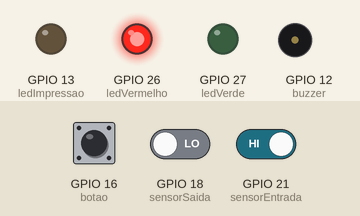
Recording of a program running on a simulated ESP32. Parts: output pins drawn as LEDs (lit = HIGH), buzzer (waves = sounding, pin HIGH). The test bench sets the inputs (shaded band); at power-on: GPIO 16 (botao) LOW, GPIO 21 (sensorEntrada) HIGH, GPIO 18 (sensorSaida) LOW. WiFi joins after 1.5 s; servers stay silent unless stated; network time is answered at once with the bench clock; the local clock reads 2024-03-15 10:24:30 at power-on unless the program sets it; EEPROM starts erased; what the program prints to the serial monitor is not drawn.

Above: at 2.7 s.
2.8 s: GPIO 16 (botao) pulled HIGH for 0.15 s
At 3.3 s:
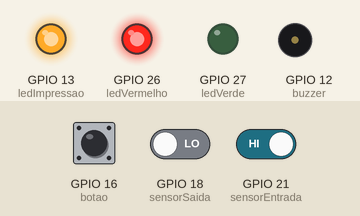
5.9 s: GPIO 21 (sensorEntrada) driven LOW
At 5.9 s:
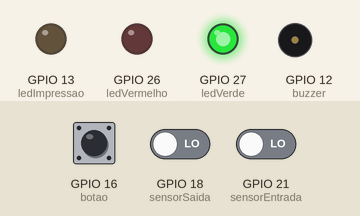
8.9 s: GPIO 18 (sensorSaida) driven HIGH
At 11.7 s:
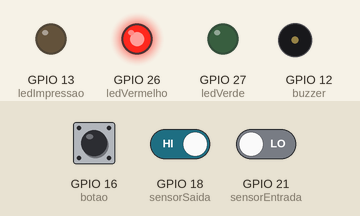
11.9 s: GPIO 16 (botao) pulled HIGH for 1 s
Timing chart, 0 to 14.9 s (numbered marks = the images above; inputs shaded):
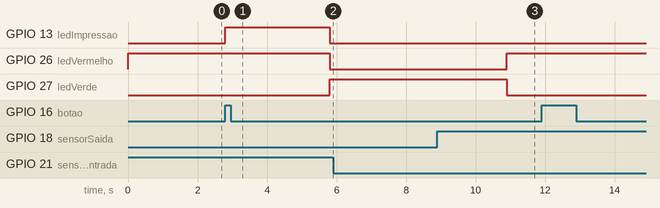

The program:

main.cpp
```cpp
/*
    - Programação de um sistema de controle de cancela para estacionamento.

    - Matéria: ECAE00 - INTRODUÇÃO À ENGENHARIA E AO MÉTODO CIENTÍFICO
    - Professor: JEREMIAS BARBOSA MACHADO & LUIZ LENARTH GABRIEL VERMAAS
    - Alunos:
        - Victor Augusto - 2025016677
        - Marco Antônio C Vilela - 2025005299
        - Breno Alves - 2025013746
        - Gustavo Fernandes Gonçalves de Lima - 2025002985
        - Arthur Moraes Marques dos Santos - 2025001389

    Funcionalidades básicas solicitadas:
        - O sistema deve controlar a abertura e fechamento de uma cancela de estacionamento.
        - Deve imprimir um ticket genérico (via monitor serial) quando o botão for pressionado por um motorista na entrada.
        - A impressão do ticket é simulada por um período de 3 segundos.
        - Utiliza um LED verde para indicar 'cancela aberta' e um LED vermelho para 'cancela fechada'.
        - Comunica-se com o operador via monitor serial, informando o status do sistema.

    Mecanismo de segurança adicional:
        - Timeout de 30 segundos: Se um veículo demorar demais para passar pelos sensores (seja na entrada ou na saída), a operação é cancelada e a cancela se fecha para evitar que fique aberta indefinidamente.
        - Sistema Anti-Fraude: O sistema detecta se um segundo veículo tenta aproveitar a cancela aberta do primeiro e a fecha imediatamente para impedir a passagem não autorizada.

    Demais funcionalidades adicionadas:
        - Ticket Detalhado com Numeração: O ticket gerado inclui informações extras como data, hora e um número sequencial único para cada veículo.
        - Contador com Reset Automático: A numeração dos veículos é controlada por um contador interno que é zerado automaticamente a cada 24 horas, permitindo um controle diário.
        - Feedback Detalhado de Status: Fornece mensagens específicas no monitor serial para diversas situações, como 'carro aguardando botão', 'botão pressionado sem carro' e 'sistema ocioso'.
        - Indicador Visual de Impressão: Um LED dedicado (ledImpressao) acende durante a simulação da impressão do ticket, fornecendo um feedback visual da operação.

    Hardware utilizado:
        - ESP32 - 1
        - Botão - 2
        - chave - 1
        - LEDs - 3 (verde, vermelho e amarelo)
        - Buzzer - 1
        - Fios de conexão
        - resistores
            - 300 ohms - 3
            - 10k ohms - 3

    Links:
        - Wokwi Projeto: https://wokwi.com/projects/433713998863293441
        - GitHub: https://github.com/Victor-Augusto-2025016677/ESP32_projects.git
*/

#include <Arduino.h> // Somente necessário para o platformio, caso contrario, não é necessário, pois o Arduino IDE já inclui essa biblioteca por padrão.
#include <NTPClient.h> // Cliente NTP para sincronização de tempo
#include <WiFi.h> // Biblioteca para conexão Wi-Fi
#include <WiFiUdp.h> // Biblioteca para comunicação UDP, necessária para o NTPClient
#include <time.h> // Biblioteca para manipulação de tempo
#include <EEPROM.h> // Biblioteca para manipulação da memória EEPROM

#define EEPROM_SIZE 4     // Espaço necessário para um int (4 bytes)
#define ADDR_CONTADOR 0   // Endereço onde o contador será salvo

// Definição das credenciais de Wi-Fi
const char *ssid     = "Wifi2"; // Nome da rede Wi-Fi (SSID)
const char *password = "01010101"; // Senha da rede Wi-Fi

/*
    Para que a ESP32 conecte-se a esta rede Wi-Fi, crie um hotspot com as seguintes configurações:
        - Nome da rede: Wifi2
        - Senha: 01010101
        - Tipo de segurança: WPA2-PSK
        - Banda: 2.4GHz
*/

// Inicialização do cliente NTP para obter data/hora atual
WiFiUDP ntpUDP; // Cria uma instância UDP para o NTP
NTPClient timeClient(ntpUDP, "pool.ntp.org", -3 * 3600); // Cliente NTP configurado para UTC-3 (Brasília)

// Variáveis para armazenar data e hora atuais
String dataAtual; // Armazena a data no formato DD/MM/AAAA
String horaAtual; // Armazena a hora no formato HH:MM:SS

//controle de reset diário
String ultimaDataReset = ""; // Armazena a data do último reset do contador

// Definição dos pinos utilizados
const byte botao = 16; // Pino do botão de impressão do ticket
const byte sensorEntrada = 21; // Pino do sensor de presença na entrada
const byte sensorSaida = 18; // Pino do sensor de presença na saída
const byte ledVerde = 27; // Pino do LED verde (cancela aberta)
const byte ledVermelho = 26; // Pino do LED vermelho (cancela fechada)
const byte ledImpressao = 13; // Pino do LED de indicação de impressão
const byte buzzer = 12; // Pino do buzzer para avisos sonoros

// Variáveis para controle de tempo de espera e timeout
unsigned long tempoEspera = 0; // Controle de intervalo para mensagens de status gerais
unsigned long tempoEspera1 = 0; // Controle de intervalo para mensagens de status na entrada
unsigned long tempoEspera2 = 0; // Controle de intervalo para mensagens de status na saída
unsigned long tempoEspera3 = 0; // Controle de intervalo para mensagens de status: carro aguardando botão
unsigned long tempoEspera4 = 0; // Controle de intervalo para mensagens de status: sistema ocioso
bool timeout1 = false;          // Indica se houve timeout na entrada
bool timeout2 = false;          // Indica se houve timeout na saída
bool exec1 = false; // Variável para controle de execução do reset diário

// Constantes de tempo (em milissegundos)
const unsigned long TIMEOUT_ENTRADA = 30000; // Timeout da entrada (30 segundos)
const unsigned long TIMEOUT_SAIDA = 30000; // Timeout da saída (30 segundos)
const unsigned long DELAY_IMPRESSAO = 1500;   // Duração da impressão do ticket (1,5s, usada 2x = 3s)
const unsigned long DELAY_FECHAMENTO = 2000;  // Tempo de espera antes de fechar a cancela (2s)
const unsigned long DELAY_CANCELA = 500;   // Tempo de abertura/fechamento da cancela (0,5s)
const unsigned long INTERVALO_MSG = 2000;  // Intervalo entre mensagens de status (2s)

// Parâmetros do buzzer
const int SEGUNDOS_AVISO_BUZZER = 5;         // Quantidade de avisos sonoros antes de fechar a cancela
const unsigned long delaybuzzer = 500;       // Duração de cada aviso sonoro (0,5s)

// Variáveis do contador de carros e controle de reset diário
unsigned int NumeroCarros = 0;               // Contador de carros que entraram no estacionamento

bool cancelaAberta = false;                  // Indica o estado atual da cancela

// ==================== FUNÇÕES AUXILIARES ====================

// Atualiza as variáveis dataAtual e horaAtual com base no NTP
void atualizarDataHora() {
    if (WiFi.status() == WL_CONNECTED) { // Verifica se o Wi-Fi está conectado
        timeClient.update(); // Sincroniza o cliente NTP com o servidor
        time_t rawTime = timeClient.getEpochTime(); // Obtém o tempo em formato Epoch (segundos desde 1970)
        struct tm *timeInfo = localtime(&rawTime); // Converte o tempo Epoch para uma estrutura de tempo local

        char dataBuffer[11]; // Buffer para armazenar a string da data
        char horaBuffer[9];  // Buffer para armazenar a string da hora
        strftime(dataBuffer, sizeof(dataBuffer), "%d/%m/%Y", timeInfo); // Formata a data para o padrão DD/MM/AAAA
        strftime(horaBuffer, sizeof(horaBuffer), "%H:%M:%S", timeInfo); // Formata a hora para o padrão HH:MM:SS

        dataAtual = String(dataBuffer); // Converte o buffer de data para String
        horaAtual = String(horaBuffer); // Converte o buffer de hora para String

        if (exec1 == false) { // Executa apenas uma vez no início para definir a data de referência
            ultimaDataReset = dataAtual; // Define a data do último reset como a data atual
            exec1 = true; // Impede que este bloco seja executado novamente
        }
    } else { // Caso não haja conexão Wi-Fi
        // Usa a data e hora de compilação como fallback
        struct tm timeInfo = {0}; // Inicializa a estrutura de tempo
        strptime(__DATE__ " " __TIME__, "%b %d %Y %H:%M:%S", &timeInfo); // Converte a data/hora de compilação

        char dataBuffer[11]; // Buffer para armazenar a string da data
        char horaBuffer[9]; // Buffer para armazenar a string da hora
        strftime(dataBuffer, sizeof(dataBuffer), "%d/%m/%Y", &timeInfo); // Formata a data
        strftime(horaBuffer, sizeof(horaBuffer), "%H:%M:%S", &timeInfo); // Formata a hora

        dataAtual = String(dataBuffer); // Converte o buffer de data para String
        horaAtual = String(horaBuffer); // Converte o buffer de hora para String

        if (exec1 == false) { // Executa apenas uma vez no início
            ultimaDataReset = dataAtual; // Define a data de referência para o reset diário
            exec1 = true; // Impede que este bloco seja executado novamente
        }
    }
}

// Fecha a cancela, atualiza LEDs e status
void FecharCancela() {
    digitalWrite(ledImpressao, LOW);   // Desliga o LED de impressão
    digitalWrite(ledVerde, LOW);       // Desliga o LED verde
    digitalWrite(ledVermelho, HIGH);   // Liga o LED vermelho
    Serial.println("Cancela fechada.\n");
    delay(DELAY_CANCELA);              // Aguarda o tempo de fechamento
    cancelaAberta = false;             // Atualiza o estado da cancela
}

// Emite avisos sonoros antes de fechar a cancela (usado em timeout ou fraude)
void aviso() {
    Serial.println("A cancela irá fechar em " + String(SEGUNDOS_AVISO_BUZZER) + " segundos\n");
    for (int i = 0; i < SEGUNDOS_AVISO_BUZZER; i++) { // Loop para emitir bips sonoros
        digitalWrite(buzzer, HIGH);    // Liga o buzzer
        delay(delaybuzzer);            // Espera 0,5s
        digitalWrite(buzzer, LOW);     // Desliga o buzzer
        delay(delaybuzzer);            // Espera 0,5s
    }
    FecharCancela(); // Chama a função para fechar a cancela
}

// Simula a impressão do ticket de entrada, incrementa o contador e mostra informações detalhadas
void ImprimirTicket() {
    Serial.println("Imprimindo ticket...\n");
    digitalWrite(ledImpressao, HIGH);  // Acende o LED de impressão
    delay(DELAY_IMPRESSAO);            // Simula tempo de impressão
    atualizarDataHora();               // Atualiza data/hora antes de imprimir
    Serial.println("| ==================== |");
    Serial.println("| Ticket de Entrada");
    Serial.println("| Data: " + dataAtual);
    Serial.println("| Hora: " + horaAtual);
    Serial.println("| Carro N°: " + String(++NumeroCarros));
    Serial.println("| ==================== |\n");
    delay(DELAY_IMPRESSAO);            // Simula tempo de impressão (total 3s)
    digitalWrite(ledImpressao, LOW);   // Apaga o LED de impressão
    Serial.println("Ticket impresso.\n");
}

// Abre a cancela, atualiza LEDs e status
void AbrirCancela() {
    Serial.println("Abrindo cancela...\n");
    digitalWrite(ledImpressao, LOW);   // Garante que o LED de impressão está desligado
    digitalWrite(ledVermelho, LOW);    // Desliga o LED vermelho
    digitalWrite(ledVerde, HIGH);      // Liga o LED verde
    Serial.println("Cancela aberta.\n");
    delay(DELAY_CANCELA);              // Aguarda o tempo de abertura
    cancelaAberta = true;              // Atualiza o estado da cancela
}

// Garante que a cancela não fique aberta por muito tempo na entrada (timeout de segurança)
void SegurancaEntrada() {
    timeout1 = false;                  // Reseta o timeout para a entrada
    tempoEspera1 = millis();           // Reseta o tempo para mensagens de status
    unsigned long tempoInicio = millis(); // Marca o início da operação

    while (digitalRead(sensorEntrada)) { // Enquanto há um carro na entrada
        if (millis() - tempoInicio >= TIMEOUT_ENTRADA) { // Se excedeu o tempo limite
            Serial.println("Tempo limite excedido. Cancelando operação.\n");
            aviso();                   // Fecha a cancela com aviso sonoro
            timeout1 = true; // Sinaliza que ocorreu um timeout
            break; // Sai do laço while
        }
        if (millis() - tempoEspera1 >= INTERVALO_MSG) { // Mensagem periódica de status
            Serial.println("Carro ainda posicionado na entrada...\n");
            tempoEspera1 = millis(); // Atualiza o tempo para a próxima mensagem
        }
    }

    if (!digitalRead(sensorEntrada)) { // Se o carro saiu da entrada
        Serial.println("Carro saiu da entrada.\n");
    }
}

// Garante a segurança na saída, evitando passagem consecutiva e timeout
void SegurancaSaida() {
    timeout2 = false;                  // Reseta o timeout para a saída
    tempoEspera2 = millis();           // Reseta o tempo para mensagens de status
    unsigned long tempoInicio1 = millis(); // Marca o início da operação

    while (!digitalRead(sensorSaida) && !timeout1) { // Enquanto o carro não saiu e não houve timeout na entrada
        if (millis() - tempoInicio1 >= TIMEOUT_SAIDA) { // Se excedeu o tempo limite
            Serial.println("Tempo limite excedido. Cancelando operação.\n");
            aviso();                   // Fecha a cancela com aviso sonoro
            timeout2 = true; // Sinaliza que ocorreu um timeout
            break; // Sai do laço while
        }
        if (millis() - tempoEspera2 >= INTERVALO_MSG) { // Mensagem periódica de status
            Serial.println("Carro ainda não saiu completamente...\n");
            tempoEspera2 = millis(); // Atualiza o tempo para a próxima mensagem
        }
    }

    // Anti-fraude: detecta tentativa de passagem consecutiva
    if (digitalRead(sensorEntrada) && digitalRead(sensorSaida)) {
        Serial.println("Carro detectado na entrada e saída. Fechando cancela imediatamente para impedir passagem consecutiva sem emissão de ticket.\n");
        FecharCancela(); // Fecha a cancela imediatamente
    } else if (digitalRead(sensorSaida)) { // Carro saiu normalmente
        Serial.println("Carro detectado na saída. Fechando cancela dentro de 2 segundos.\n");
        delay(DELAY_FECHAMENTO); // Aguarda um tempo antes de fechar
        FecharCancela(); // Fecha a cancela
    }
}

// ==================== SETUP ====================

// Inicializa o sistema, define pinos, conecta ao Wi-Fi e sincroniza o relógio
void setup() {

    EEPROM.begin(EEPROM_SIZE); // Inicializa a EEPROM com o tamanho definido
    EEPROM.get(ADDR_CONTADOR, NumeroCarros); // Lê o último valor salvo do contador de carros da EEPROM

    Serial.begin(115200); // Inicializa a comunicação serial com baud rate de 115200

    // Define os pinos como entrada ou saída conforme o hardware
    pinMode(botao, INPUT); // Pino do botão como entrada
    pinMode(sensorEntrada, INPUT); // Pino do sensor de entrada como entrada
    pinMode(sensorSaida, INPUT); // Pino do sensor de saída como entrada
    pinMode(ledVerde, OUTPUT); // Pino do LED verde como saída
    pinMode(ledVermelho, OUTPUT); // Pino do LED vermelho como saída
    pinMode(ledImpressao, OUTPUT); // Pino do LED de impressão como saída
    pinMode(buzzer, OUTPUT); // Pino do buzzer como saída

    // Estado inicial: cancela fechada, LEDs ajustados
    digitalWrite(ledImpressao, LOW); // Garante que LED de impressão comece desligado
    digitalWrite(ledVerde, LOW); // Garante que LED verde comece desligado
    digitalWrite(ledVermelho, HIGH); // Liga o LED vermelho para indicar cancela fechada
    cancelaAberta = false; // Define o estado inicial da cancela como fechada

    Serial.println("Sistema de Controle de Cancela Iniciado.\n");

    // Conexão com a rede Wi-Fi
    WiFi.begin(ssid, password); // Inicia a tentativa de conexão Wi-Fi
    int a = 0; // Contador para limitar o tempo de tentativa de conexão
 // Tenta conectar por aproximadamente 10 segundos
    while (WiFi.status() != WL_CONNECTED) {
        delay(500); // Aguarda 0,5 segundo
        Serial.print("."); // Imprime um ponto para indicar tentativa
        a++;
        if (a > 20)
        {
            break;
        }
    }

    if (WiFi.status() == WL_CONNECTED) { // Se a conexão foi bem-sucedida
        Serial.println("WiFi conectado!\n");
        // Inicializa o cliente NTP
        timeClient.begin(); // Inicia o cliente NTP para sincronização de tempo
    }

}

// ==================== LOOP PRINCIPAL ====================

// Loop principal: gerencia o fluxo de veículos, impressão de tickets e segurança
void loop() {
    atualizarDataHora(); // Atualiza data e hora atuais a cada ciclo
    bool entradaAtiva = digitalRead(sensorEntrada); // Lê o estado do sensor de entrada
    bool saidaAtiva = digitalRead(sensorSaida);   // Lê o estado do sensor de saída
    bool botaoPressionado = digitalRead(botao);       // Lê o estado do botão de solicitação

    // Reset diário do contador de carros APENAS quando o dia virar
    if (dataAtual != ultimaDataReset) {
        NumeroCarros = 0; // Zera a variável do contador
        EEPROM.put(ADDR_CONTADOR, 0); // Salva o valor zero na EEPROM
        EEPROM.commit(); // Confirma a gravação na EEPROM
        ultimaDataReset = dataAtual; // Atualiza a data do último reset
        Serial.println("Contador de carros resetado: novo dia detectado.\n");
    }

    // Caso 1: Carro na entrada e botão pressionado - inicia sequência principal
    if (entradaAtiva && botaoPressionado) {
        Serial.println("Botão pressionado.\n");
        ImprimirTicket();       // Simula impressão do ticket
        AbrirCancela();         // Abre a cancela
        SegurancaEntrada();     // Garante segurança na entrada (timeout)
        SegurancaSaida();       // Garante segurança na saída (timeout e anti-fraude)

        // Se houve timeout, desfaz o incremento do contador
        if (timeout1 || timeout2) {
            Serial.println("Operação cancelada devido ao timeout. Contador de carros não incrementado.\n");
            if (NumeroCarros > 0) { // Garante que o contador não fique negativo
                NumeroCarros--; // Decrementa o contador para corrigir a contagem
            }
        } else {
            // Se a operação foi bem-sucedida, salva o novo valor na EEPROM
            EEPROM.put(ADDR_CONTADOR, NumeroCarros); // Salva o valor atualizado na EEPROM
            EEPROM.commit(); // Confirma a gravação
            Serial.println("Carro registrado com sucesso.\n");
            Serial.println("Sistema pronto para novo veículo.\n");
        }
    }
    // Caso 2: Botão pressionado sem carro na entrada
    else if (!entradaAtiva && botaoPressionado && millis() - tempoEspera >= INTERVALO_MSG) {
        Serial.println("Botão pressionado, mas não há carro na posição.");
        Serial.println("Status atual cancela: " + String(cancelaAberta ? " Aberta." : " Fechada.") + "\n");
        tempoEspera = millis(); // Reseta o timer da mensagem para evitar spam
    }
    // Caso 3: Carro na entrada, aguardando pressionamento do botão
    else if (entradaAtiva && !botaoPressionado && millis() - tempoEspera3 >= INTERVALO_MSG) {
        Serial.println("Há carro na posição, aguardando pressionamento do botão...");
        Serial.println("Status atual cancela: " + String(cancelaAberta ? " Aberta." : " Fechada.") + "\n");
        tempoEspera3 = millis(); // Reseta o timer da mensagem para evitar spam
    }
    // Caso 4: Sistema ocioso, aguardando veículos
    else if (!entradaAtiva && !botaoPressionado && millis() - tempoEspera4 >= INTERVALO_MSG) {
        Serial.println("Não há carro na posição, sistema em idle (Aguardando Veículos)");
        Serial.println("Status atual cancela: " + String(cancelaAberta ? " Aberta." : " Fechada.") + "\n");
        tempoEspera4 = millis(); // Reseta o timer da mensagem para evitar spam
    }
}
```

Measured:
- after the input at 2.8 s, GPIO 13 (ledImpressao): LOW → HIGH at once, → LOW 3.0 s later; GPIO 26 (ledVermelho): HIGH → LOW after 3.0 s; GPIO 27 (ledVerde): LOW → HIGH after 3.0 s
- after the input at 5.9 s, every drawn part: stays the same
- after the input at 8.9 s, GPIO 26 (ledVermelho): LOW → HIGH after 2.0 s; GPIO 27 (ledVerde): HIGH → LOW after 2.0 s
- after the input at 11.9 s, every drawn part: stays the same
